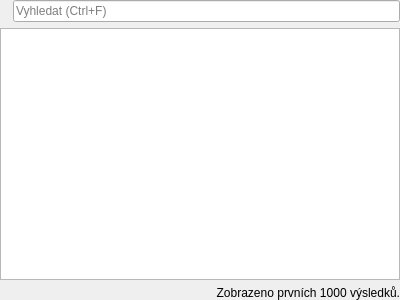
<?xml version="1.0" encoding="UTF-8"?>
<ui version="4.0">
 <class>SongListWidget</class>
 <widget class="QWidget" name="SongListWidget">
  <property name="geometry">
   <rect>
    <x>0</x>
    <y>0</y>
    <width>400</width>
    <height>300</height>
   </rect>
  </property>
  <property name="windowTitle">
   <string>Form</string>
  </property>
  <layout class="QVBoxLayout" name="verticalLayout">
   <property name="leftMargin">
    <number>0</number>
   </property>
   <property name="topMargin">
    <number>0</number>
   </property>
   <property name="rightMargin">
    <number>0</number>
   </property>
   <property name="bottomMargin">
    <number>0</number>
   </property>
   <item>
    <layout class="QHBoxLayout" name="horizontalLayout">
     <item>
      <widget class="QLabel" name="label">
       <property name="pixmap">
        <pixmap resource="../../res/resources.qrc">:/icons/16/Search_16px.png</pixmap>
       </property>
      </widget>
     </item>
     <item>
      <widget class="QLineEdit" name="lnSearch">
       <property name="placeholderText">
        <string>Vyhledat (Ctrl+F)</string>
       </property>
       <property name="clearButtonEnabled">
        <bool>true</bool>
       </property>
      </widget>
     </item>
    </layout>
   </item>
   <item>
    <widget class="QTreeView" name="tvList">
     <property name="contextMenuPolicy">
      <enum>Qt::CustomContextMenu</enum>
     </property>
     <property name="alternatingRowColors">
      <bool>true</bool>
     </property>
     <property name="uniformRowHeights">
      <bool>true</bool>
     </property>
     <property name="allColumnsShowFocus">
      <bool>true</bool>
     </property>
    </widget>
   </item>
   <item>
    <widget class="QLabel" name="lblDisplayLimit">
     <property name="text">
      <string>Zobrazeno prvních 1000 výsledků.</string>
     </property>
     <property name="alignment">
      <set>Qt::AlignRight|Qt::AlignTrailing|Qt::AlignVCenter</set>
     </property>
     <property name="wordWrap">
      <bool>true</bool>
     </property>
    </widget>
   </item>
  </layout>
 </widget>
 <resources>
  <include location="../../res/resources.qrc"/>
 </resources>
 <connections/>
</ui>
